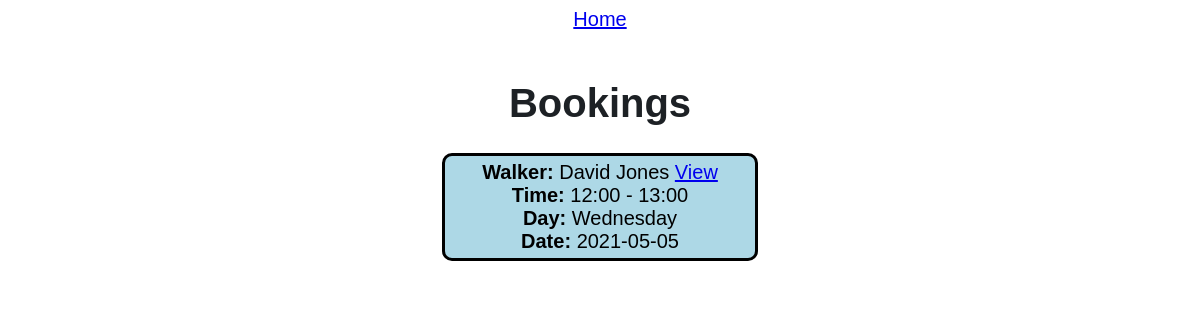
The app's page /bookings/Owner (signed in), older data.
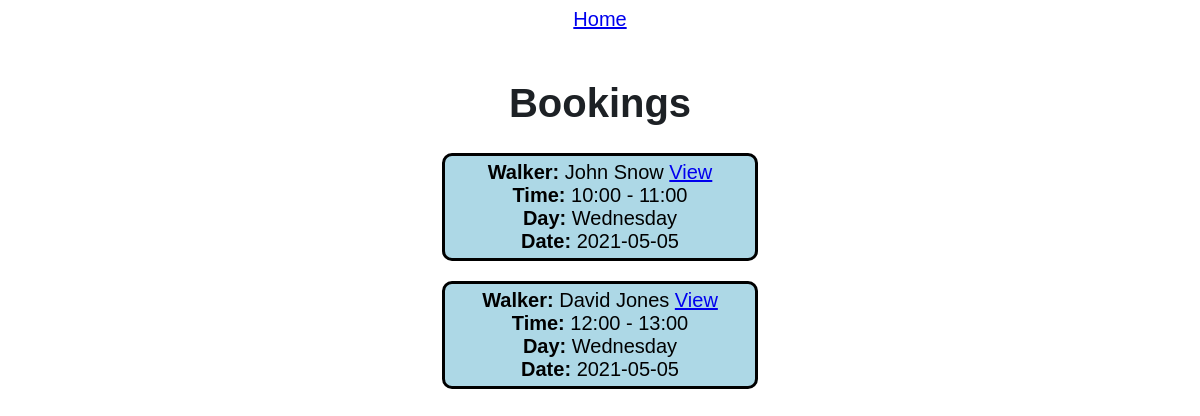
The same page, newer data.
### tables this page shows
CREATE TABLE booking (
            ownerId integer,
            walkerId integer,
            date text,
            day text,
            startTime text,
            endTime text,
            PRIMARY KEY (ownerId, walkerId, date)
            );

CREATE TABLE users (
            usrId integer primary key,
            email text,
            password text,
            firstName text,
            lastName text,
            accType text,
            postcode text,
            numberOfReviews integer,
            starRating real
            );

### app.py (the view)
@app.route('/bookings/<accType>')
def bookings(accType):
    if accType == 'Owner':
        bookings = db.getOwnerBookings(session['usrId'])
        return render_template('bookings.html', bookings=bookings, user=user, accType=accType)
    else:
        bookings = db.getWalkerBookings(session['usrId'])
        return render_template('bookings.html', bookings=bookings, user=user, accType=accType)

### database.py (called while the page is built)
    def search(self, col="null", search="null"):
        conn = sqlite3.connect('main.db')
        c = conn.cursor()
        if col == "email":
            c.execute(f'SELECT * FROM users WHERE email="{search}"')
            data = c.fetchall()
        elif col == "password":
            c.execute(f'SELECT * FROM users WHERE password="{search}"')
            data = c.fetchall()
        elif col == "usrId":
            c.execute(f'SELECT * FROM users WHERE usrId="{search}"')
            data = c.fetchall()
        elif col == "postcode":
            c.execute(f'SELECT * FROM users WHERE postcode="{search}"')
            data = c.fetchall()
        else:
            c.execute(f'SELECT * FROM users')
            data = c.fetchall()
        conn.commit()
        conn.close()
        return(data)

    def getOwnerBookings(self, ownerId):
        conn = sqlite3.connect('main.db')
        c = conn.cursor()
        c.execute(f'SELECT * FROM booking WHERE ownerId="{ownerId}" ORDER BY date ASC')
        data = c.fetchall()
        return(data)
        conn.commit()
        conn.close()

### templates/bookings.html (shortened to what this page needs)
{% extends "base.html" %}
{% block head %}
    {{ super() }}
    <link rel="stylesheet" href="{{ url_for('static', filename='css/bookings.css') }}">
{% endblock %}
{% block body %}
    <h1>Bookings</h1>
    {% for i in bookings %}
    <p>
        {% if accType == 'Owner' %}
            <span style="font-weight: bold;"> Walker: </span> {{ user(i[1]).fName }} {{ user(i[1]).lName }}
            <a href="/profile/{{ i[1] }}">View</a>
            <br>
        {% else %}
            <span style="font-weight: bold;"> Owner: </span> {{ user(i[0]).fName }} {{ user(i[0]).lName }}
            <a href="/profile/{{ i[0] }}">View</a>
            <br>
        {% endif %}
        <span style="font-weight: bold;"> Time: </span> {{ i[4] }} - {{ i[5] }} <br>
        <span style="font-weight: bold;"> Day: </span> {{ i[3].capitalize() }} <br>
        <span style="font-weight: bold;"> Date: </span> {{ i[2] }} <br>
    </p>
    {% endfor %}
{% endblock %}

Row changes from the older to the newer data that the page shows:
added booking: walkerId.firstName "John", walkerId.lastName "Snow", startTime "10:00", endTime "11:00", day "Wednesday", date "2021-05-05"
